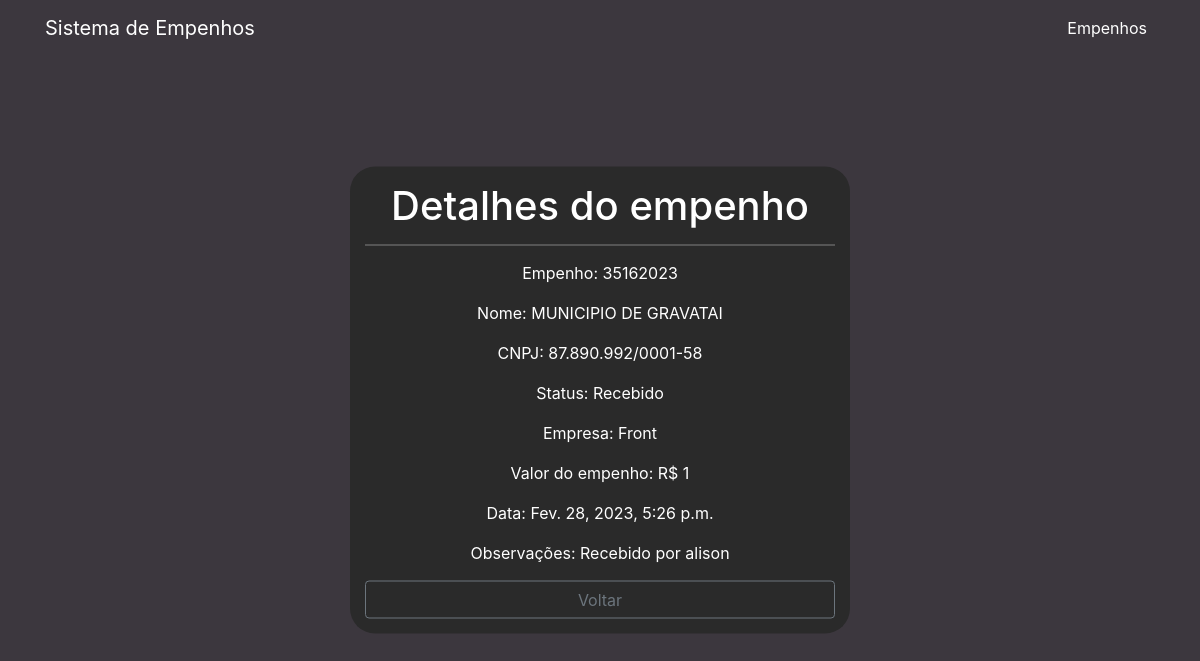
/detalhe/13/, run on the app's committed database.
### cliente/models.py (models this page shows, shortened)
class Cliente(models.Model):
    numero = models.CharField(max_length=255)
    nome = models.CharField(max_length=255)
    cnpj = models.CharField(max_length=255, blank=True)
    data_criacao = models.DateTimeField(default=timezone.now)
    categoria = models.ForeignKey(Categoria, on_delete=models.DO_NOTHING)
    empresa = models.ForeignKey(Empresa, on_delete=models.DO_NOTHING)
    empenho = models.FileField(upload_to='empenhos/')
    descricao = models.TextField(blank=True)
    valor = models.CharField(max_length=255)

class Categoria(models.Model):
    nome = models.CharField(max_length=255)
    def __str__(self):
        return self.nome

class Empresa(models.Model):
    nome = models.CharField(max_length=255)
    def __str__(self):
        return self.nome

### cliente/views.py (the view)
# urls.py: path('detalhe/<int:pk>/', views.detalhe, name="detalhe"),
def detalhe(request, pk):
    cliente = Cliente.objects.get(pk=pk)
    return render(request, 'cliente/detalhe.html', {'cliente': cliente})

### cliente/templates/cliente/detalhe.html
{% extends 'base.html' %}
{% block conteudo %}
<div class="contents">
    <h1>Detalhes do empenho</h1>
    <div class="contents-info">
        <p>Empenho: {{ cliente.numero }}</p>
        <p>Nome: {{ cliente.nome }}</p>
        <p>CNPJ: {{ cliente.cnpj }}</p>
        <p>Status: {{ cliente.categoria }}</p>
        <p>Empresa: {{ cliente.empresa }}</p>
        <p>Valor do empenho: R$ {{ cliente.valor }}</p>
        <p>Data: {{ cliente.data_criacao }}</p>
        <p>Observações: {{ cliente.descricao }}</p>
        <a href="{% url 'cliente' %}" class="btn btn-outline-secondary" style="width: 100%">Voltar</a>
    </div>
</div>
{% endblock%}

### data on the page
Cliente: numero "35162023", nome "MUNICIPIO DE GRAVATAI", cnpj "87.890.992/0001-58", categoria "Recebido", empresa "Front", valor "1", data_criacao "Fev. 28, 2023, 5:26 p.m.", descricao "Recebido por alison"
